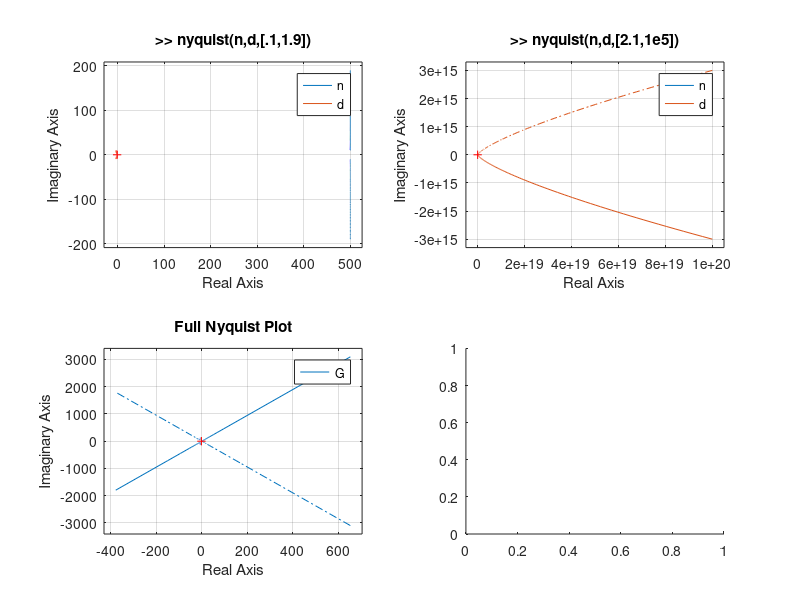

Write MATLAB code to recreate this figure. (Note: this script raises an error after producing the figure.)
s = tf('s');
K = 1;
G = 100*(s+5)/(s*(s+3)*(s^2+4));
n = 100*(s+5);
d = (s*(s+3)*(s^2+4));
figure(1)
subplot(2,2,1)
nyquist(n,d,{.1,1.9})
title('>> nyquist(n,d,[.1,1.9])');
subplot(2,2,2)
nyquist(n,d,{2.1,1e5})
title('>> nyquist(n,d,[2.1,1e5])');
subplot(2,2,3)
nyquist(G)
title('Full Nyquist Plot');
subplot(2,2,4)
nyqlog(G)
title('>> nyqlog(G)');